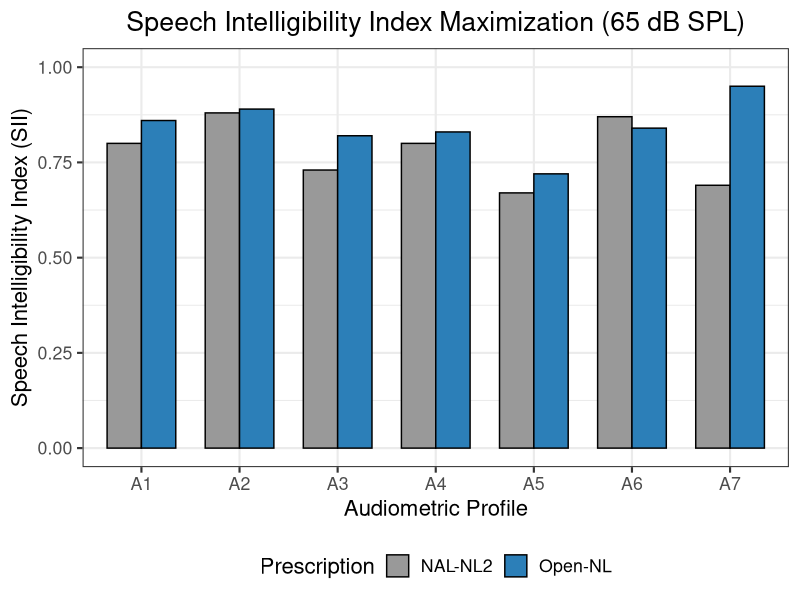
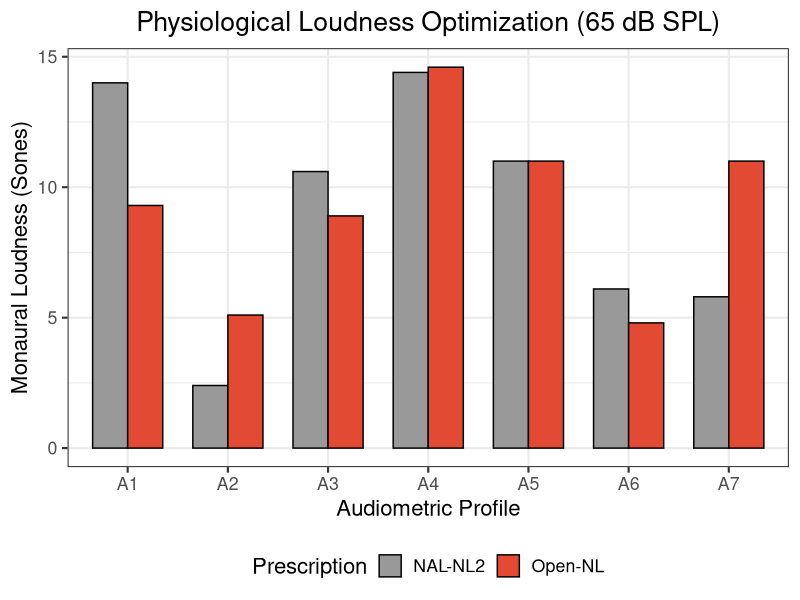
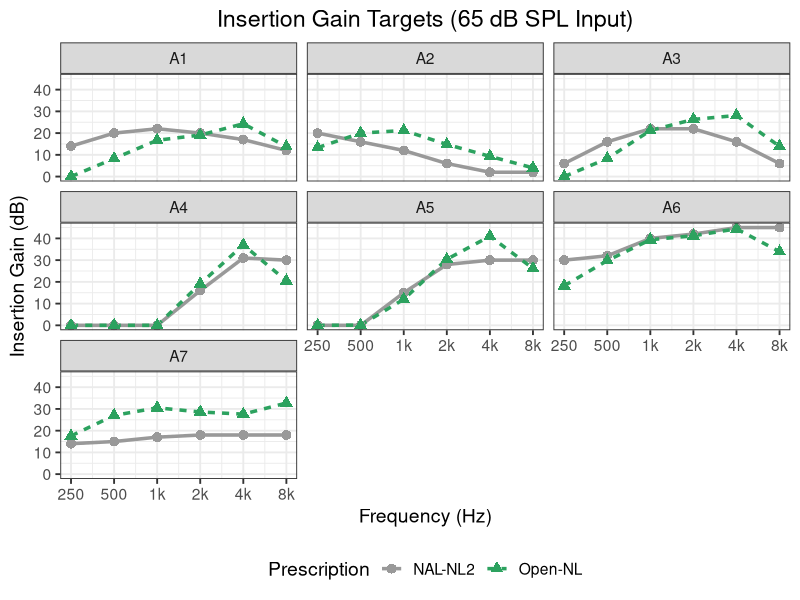

Source code (R) for these figures, in order:
library(ggplot2)
library(tidyr)

# Data for Figure 1 and 2 (from updated Table I)
data_perf <- data.frame(
  Profile = rep(paste0("A", 1:7), each=2),
  Prescription = rep(c("NAL-NL2", "Open-NL"), 7),
  SII = c(0.80, 0.86, 0.88, 0.89, 0.73, 0.82, 0.80, 0.83, 0.67, 0.72, 0.87, 0.84, 0.69, 0.95),
  Loudness = c(14.0, 9.3, 2.4, 5.1, 10.6, 8.9, 14.4, 14.6, 11.0, 11.0, 6.1, 4.8, 5.8, 11.0)
)

# Figure 1: SII
p1 <- ggplot(data_perf, aes(x=Profile, y=SII, fill=Prescription)) +
  geom_bar(stat="identity", position="dodge", color="black", width=0.7) +
  theme_bw(base_size=16) +
  labs(title="Speech Intelligibility Index Maximization (65 dB SPL)", y="Speech Intelligibility Index (SII)", x="Audiometric Profile") +
  scale_fill_manual(values=c("NAL-NL2"="#999999", "Open-NL"="#2c7fb8")) +
  theme(legend.position="bottom", plot.title=element_text(hjust=0.5)) +
  coord_cartesian(ylim=c(0, 1.0))

ggsave("Figure1_Optimization_SII.png", p1, width=9, height=6, dpi=300)

# Figure 2: Loudness
p2 <- ggplot(data_perf, aes(x=Profile, y=Loudness, fill=Prescription)) +
  geom_bar(stat="identity", position="dodge", color="black", width=0.7) +
  theme_bw(base_size=16) +
  labs(title="Physiological Loudness Optimization (65 dB SPL)", y="Monaural Loudness (Sones)", x="Audiometric Profile") +
  scale_fill_manual(values=c("NAL-NL2"="#999999", "Open-NL"="#e34a33")) +
  theme(legend.position="bottom", plot.title=element_text(hjust=0.5))

ggsave("Figure2_Optimization_Loudness.png", p2, width=9, height=6, dpi=300)

# Data for Figure 3 (from updated Table II)
data_gain <- data.frame(
  Profile = rep(paste0("A", 1:7), each=12),
  Prescription = rep(rep(c("NAL-NL2", "Open-NL"), each=6), 7),
  Freq = rep(c(250, 500, 1000, 2000, 4000, 8000), 14),
  Gain = c(
    # A1
    14.0, 20.0, 22.0, 20.0, 17.0, 12.0,
    0.0, 8.3, 16.7, 19.1, 24.3, 13.8,
    # A2
    20.0, 16.0, 12.0, 6.0, 2.0, 2.0,
    13.3, 20.0, 21.2, 14.8, 9.3, 4.0,
    # A3
    6.0, 16.0, 22.0, 22.0, 16.0, 6.0,
    0.0, 8.3, 21.2, 26.3, 28.1, 13.9,
    # A4
    0.0, 0.0, 0.0, 16.0, 31.0, 30.0,
    0.0, 0.0, 0.0, 19.1, 37.0, 20.5,
    # A5
    0.0, 0.0, 15.0, 28.0, 30.0, 30.0,
    0.0, 0.1, 12.0, 30.4, 41.0, 26.2,
    # A6
    30.0, 32.0, 40.0, 42.0, 45.0, 45.0,
    18.2, 29.8, 39.4, 41.2, 44.4, 33.9,
    # A7
    14.0, 15.0, 17.0, 18.0, 18.0, 18.0,
    17.6, 27.0, 30.5, 28.6, 27.6, 32.7
  )
)

p3 <- ggplot(data_gain, aes(x=Freq, y=Gain, color=Prescription, linetype=Prescription, shape=Prescription)) +
  geom_line(linewidth=1.2) +
  geom_point(size=3) +
  facet_wrap(~Profile, scales="fixed") +
  theme_bw(base_size=14) +
  scale_x_log10(breaks=c(250, 500, 1000, 2000, 4000, 8000), labels=c("250", "500", "1k", "2k", "4k", "8k")) +
  labs(title="Insertion Gain Targets (65 dB SPL Input)", x="Frequency (Hz)", y="Insertion Gain (dB)") +
  scale_color_manual(values=c("NAL-NL2"="#999999", "Open-NL"="#2ca25f")) +
  theme(legend.position="bottom", plot.title=element_text(hjust=0.5))

ggsave("Figure3_Insertion_Gain.png", p3, width=12, height=8, dpi=300)

cat("Successfully generated Figure1_Optimization_SII.png, Figure2_Optimization_Loudness.png, and Figure3_Insertion_Gain.png in the root directory.\n")
